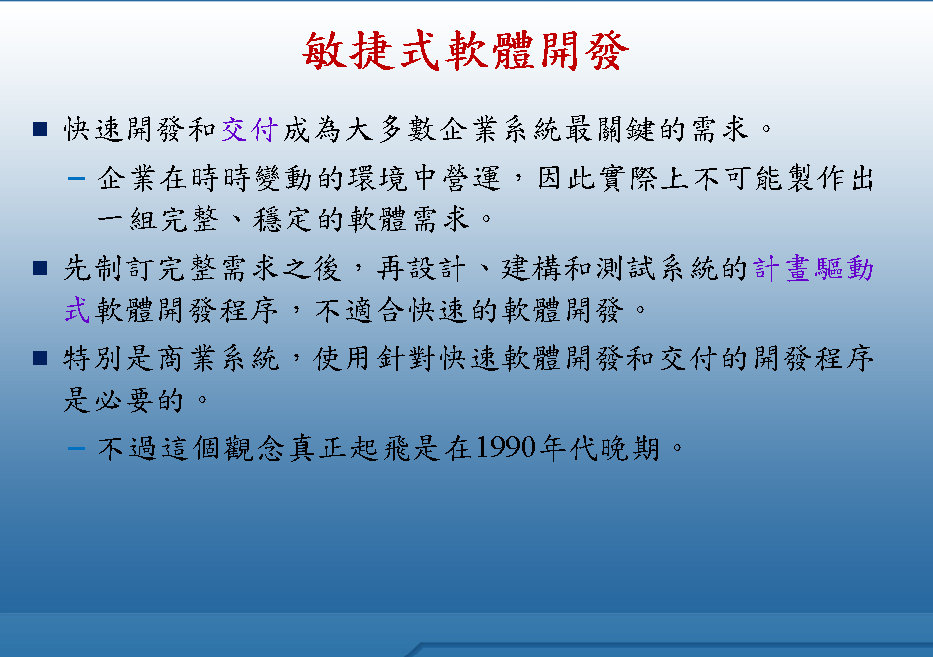
#> input picture testpic/0.png, 933 x 657 px; its folder holds only this picture in this run
$ python imageRecognition.py   (older library calls are emulated)
#> lines starting #> are read from the running program, lines starting #| are printed output that depends on the picture
#> further down, img is the input picture: shape (657, 933, 3); mean B, G, R 194.6, 165.2, 132.8
import cv2
import numpy as np
import pytesseract
from PIL import Image
import difflib

pytesseract.pytesseract.tesseract_cmd = r"C:/Program Files/Tesseract-OCR/tesseract.exe"


def changeImage(file):
    # pil_image = Image.open(file)
    img = cv2.cvtColor(file, cv2.COLOR_RGB2BGR)
    height, width = img.shape[:2]
#> height = 657; width = 933
    if (height > width):
        dim_size = (int(width * 900 / height), 900)
    else:
        dim_size = (900, int(height * 900 / width))
#> dim_size = (900, 633)
    img = cv2.resize(img, dim_size, interpolation=cv2.INTER_AREA)
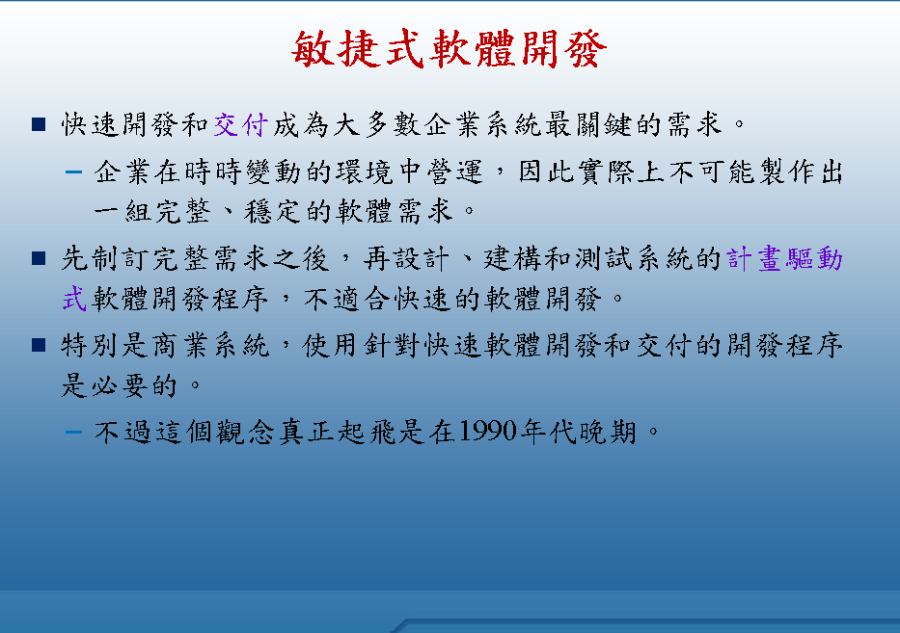
#> img: shape (633, 900, 3); mean R, G, B 132.8, 165.3, 194.6

    # 提升對比度
    alpha = 1.7
    beta = 0
    adjusted = cv2.convertScaleAbs(img, alpha=alpha, beta=beta)
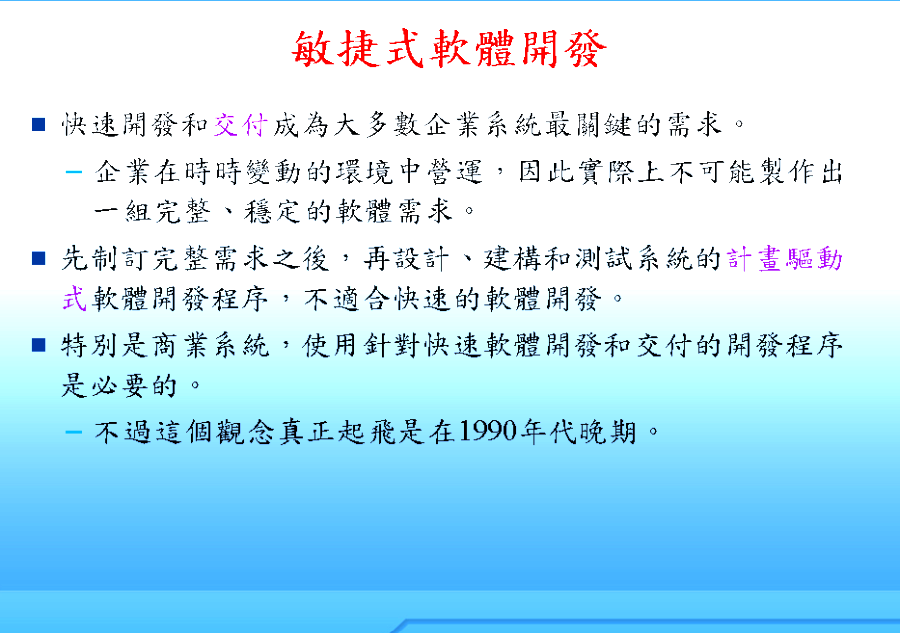
#> adjusted: shape (633, 900, 3); mean R, G, B 183.6, 226.3, 245.4

    # 轉化成灰度圖
    gray = cv2.cvtColor(adjusted, cv2.COLOR_BGR2GRAY)
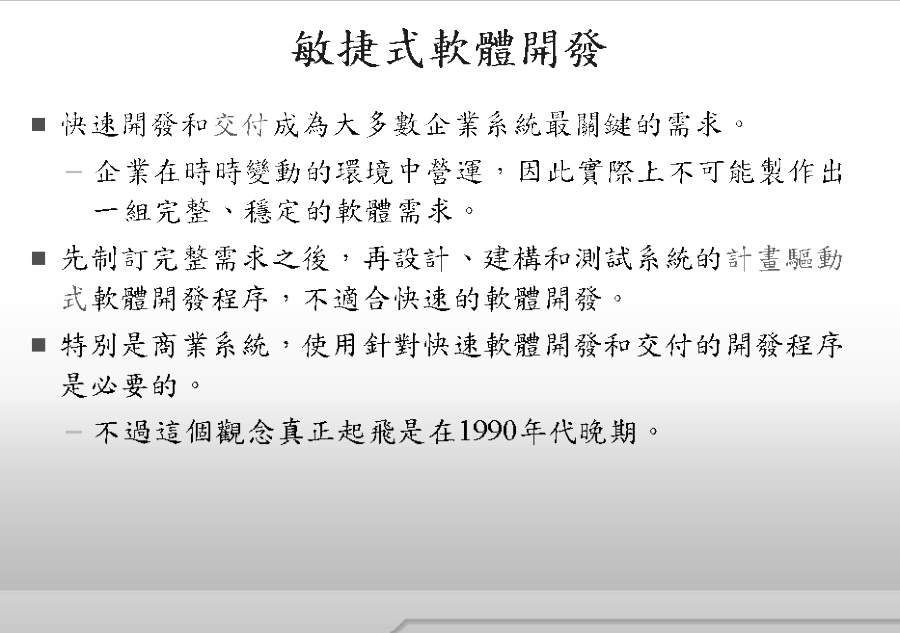
#> gray: shape (633, 900); min 0, max 255, mean 227.1

    convert = gray
    # [21 lines of commented-out code are left out]

    return convert


# [212 lines left out: functions BorW_binary, split_image, image_to_text, image_to_text_old, process, textRecognition and 1 more, not called in this run]


if __name__ == '__main__':

    pagetext = [
"""敏捷式軟體發
開快速開發和交付成為大多數企業系統最關鍵的需求。
企業在時時變動的環境中營運，因此實際上不可能製作出
一組完整、穩定的軟體需求。
先制訂完整需求之後，再設計、建構和測試系統的計畫驅動
式軟體開發程序，不適合快速的軟體開發。
特別是商業系統，使用針對快速軟體開發和交付的開發程序
是必要的。
不過這個觀念真正起飛是在1990年代晚期。
Copyright Pearson Education 高立圖書公司版權所有
""",
"""敏捷式軟體開發
快速軟體開發以敏捷式開發 (agile development) 或敏捷式方法
而聞名。
特點：
1.規格制訂、設計和實作這幾個程序是相互交錯的。
2.系統開發是一連串的增量模組 (increment)。終端使用者和
其他的系統關係人都會參與指定和評估每個增量模組。
3.使用很多工具支援開發程序。
Copyright Pearson Education 高立圖書公司版權所有
""",
"""敏捷式軟體開發
敏捷式方法是一種增量式開發方法，每個增量模組都很小。
敏捷式方法將說明文件的數量儘量減少，使用非正式溝通取
代有會議記錄的正式會議。
Copyright Pearson Education 高立圖書公司版權所有
""",
"""計劃驅動式與敏捷式開發方法
計劃驅動式方法
每個階段都有相關的輸出，階段的輸出會成為規劃後續程
序活動的基礎
反覆迴圈是發生在活動內部
敏捷式方法
把設計和實作視為軟體程序的中心活動，將其他活動如需
求抽取和測試納入設計和實作中
Copyright Pearson Education 高立圖書公司版權所有
""",
"""敏捷式軟體開發
實務上，計畫驅動式程序經常會搭配敏捷式程式設計一起使
用，而敏捷式方法也會納入一些除了程式設計以外的有計畫
的活動。
敏捷式程序不一定只注重編寫程式碼，它也可以生產一些設
計說明文件。
Copyright Pearson Education 高立圖書公司版權所有
""",
"""3.1  敏捷式方法
因為對計畫驅動式繁重的軟體工程方式感到不滿意，因此在
1990年代晚期發展出各種敏捷式方法。
這類方法的預期是要很快的交付可運作的軟體給客戶。
砍掉程序中的繁文縟節，避免把精力花在不確定有沒有長期
價值的工作上
並刪除 ( 不製作 ) 那些可能永遠不會用到的說明文件。
Copyright Pearson Education 高立圖書公司版權所有
""",
"""敏捷式方法的適用性
敏捷式方法對於以下兩種類型的系統開發特別成功
1.對外販售的中小型軟體產品。現在幾乎所有的軟體產品和
App都是以敏捷式方法開發而成。
2.機構內自行開發的訂做系統，因為用戶一定會支持和參與
開發程序，也沒有一大堆外在的規則和規範來影響軟體。
敏捷式方法是針對小型而緊密整合的團隊，套用在大型系統
上會產生一些問題
Copyright Pearson Education 高立圖書公司版權所有
""",
"""極致程式設計(extreme programming, XP)
系統的每次發行間隔時間很短。
每兩週交付給客戶
極致程式設計在當時很有爭議，因為它引進的一些實務與那
個時代的軟體開發文化大不相同。
Copyright Pearson Education 高立圖書公司版權所有
""",
"""XP符合敏捷式方法的原則
1.增量式交付：小型而頻繁的發行版本。
2.客戶參與：派駐某位客戶代表全時在開發團隊中工作。
3.是人員而不是程序：雙人組編碼(pair programming)，以及
維持正常步調的開發程序 ( 不要常加班 ) 來達成。
4.擁抱改變：定期的系統發行。
5.維持簡單化：持續不斷的重構(refactoring)動作來改善程式
碼品質。
Copyright Pearson Education 高立圖書公司版權所有
""",
"""3.2.1  使用者故事
客戶參與，指定系統需求並安排優先順序
依客戶需求討論出各種使用情境
每個使用者故事就是系統使用者可能會遇到的使用情境。
大家一起共同開發出扼要描述客戶需求 ( 也就是故事 ) 的「故
事卡」(story card)。
Copyright Pearson Education 高立圖書公司版權所有
""",
"""故事撰寫準則
理想上，故事彼此獨立。
不總是可行的，但應該盡可能，以便可以按任何順序開發
故事的細節由客戶和開發人員協商。
但是太多細節模糊故事的含義。
註釋故事的最佳方法之一是為故事編寫測試案例。
編寫故事應彰顯其對用戶或客戶的價值。
實現這一目標的最佳方法是讓客戶撰寫故事。
如果故事太大，複合和復雜的故事可被分成多個較小的故事。
 如果它們太小，可以將多個小故事組合成一個更大的故事。
故事必需是可測試的。
Copyright Pearson Education 高立圖書公司版權所有
""",
"""故事卡練習作業
身為一個<角色>，我想要<做某些事>，讓我可以<得到某種
價值/完成某種目標>
Copyright Pearson Education 高立圖書公司版權所有
""",
"""3.2.2  重構
傳統軟體工程的基本原則之一，就是其設計要能適應將來的
變更。
極致程式設計認為替將來的變更進行設計只是浪費精神而已，
不值得花時間為程式加上適應變更的特性。
XP建議正在開發中的程式碼，應該要持續不斷的重構。
程式設計團隊要尋找軟體可能改善的地方，然後立刻實作
Copyright Pearson Education 高立圖書公司版權所有
""",
"""3.2.2  重構
重構會改善軟體結構和易讀性，因此可避免當軟體被修改時
會發生的結構惡化現象。
例子包括重新組織類別的階層架構而移除重複的程式碼、
把屬性和方法進行整理和重新命名等。
原則上，如果能讓重構成為開發程序的一部分，軟體應該就
會一直很容易被理解，而且也容易隨著新需求的提出而變更。
但實際上情況不一定都是如此。
此外，有些新功能和變更不適合進行程式碼層級的重構，而
是需要修改系統架構。
Copyright Pearson Education 高立圖書公司版權所有
""",
"""3.2.3  測試優先的開發方式
XP中的測試有以下幾個重要特色：
1.測試優先 (test-first) 的開發方式
2.以增量方式從情境來開發測試案例
3.請使用者參與測試的開發與確認
4.使用自動化的測試架構
演進成更廣泛的測試驅動式(test-driven)開發方式
不是先編寫程式碼，再針對這些程式碼撰寫測試案例，而
是在寫程式碼之前先寫測試案例。
Copyright Pearson Education 高立圖書公司版權所有
""",
"""客戶參與測試
對將在下一版本的系統實作的”故事”，客戶協助進行驗收
測試
隨著開發進行，參與的客戶編寫測試。因此，得以確保所有
的新程式碼是顧客需要的
然而,客戶擁有的時間有限，因此無法全程參與開發團隊。他
們可能會覺得提供的需求已有貢獻，不願涉及在測試過程
Copyright Pearson Education
Chapter 3 Agile software development 36
高立圖書公司版權所有
""",
"""測試自動化
在實作前，將測試寫成可執行元件
這些測試元件應
獨立
模擬提交待測試的輸入
檢查結果符合輸出規格
一自動化測試框架（如Junit)可以很容易地編寫可執行測試
有一整組可以快速輕鬆地執行的測試集合
每當任何功能被添加到系統時，可以執行這些測試，立即
捕獲新程式碼引入的問題.
Copyright Pearson Education
Chapter 3 Agile software development 37
高立圖書公司版權所有
""",
"""XP 測試的困境
幾個問題：
1.程式設計人員大多喜歡程式設計勝於測試，因此有時在撰
寫測試案例時會走捷徑。
2.某些測試很難以遞增方式來撰寫。
例如在複雜的使用者介面中，就很難寫出能測試各個畫
面間的「顯示邏輯」和工作流程的單元測試。
3.很難判斷一組測試案例的完整性。
即使有一大堆測試案例，但是可能涵蓋範圍不完整，而
導致系統的重要部分仍然沒測試到。
Copyright Pearson Education 高立圖書公司版權所有
""",
"""3.2.4  雙人組程式撰寫
坐在一起，在同一台電腦前面一起開發軟體，這稱為雙人組
程式撰寫 (pair programming)。
配對是動態建立的，所以在開發程序期間所有的團隊成員都
可能一起搭配工作。
也許你會認為雙人組程式撰寫的生產力會比較低，研究發現
比起分別作業，雙人組反而會大大降低生產力。
在雙人組程式撰寫期間能夠彼此分享知識是很重要的，因為
這能降低有成員離開團隊時專案的整體風險。
等於是一次非正式的審查動作，因為每行程式碼至少都有兩
個人看過。
Copyright Pearson Education 高立圖書公司版權所有
""",
"""3.3  敏捷式專案管理
軟體專案經理必須知道目前的情況，專案是否能達成目標，
在規劃的時程和預算範圍內準時交付軟體。
專案經理負責提出專案計畫，內容包含應該交付什麼功能、
何時交付，以及會有哪些人負責開發此專案。
敏捷式專案管理Scrum一共有三個階段
大綱規劃: 建立該專案的總體目標和設計軟體架構
衝刺(sprint)循環:每個週期開發系統的增量
專案結案:完成所需的文件，如使用者手冊以及評估從專案
吸取的經驗教訓
Copyright Pearson Education 高立圖書公司版權所有
"""]
    # 读取文件
    sum = 0
    for i in range(len(pagetext)):
        imagePath = f"testpic/{i}.png"
        img = cv2.imread(imagePath)
        img = changeImage(img)
#> (the run stopped early here; a loop or call above may not have finished)
